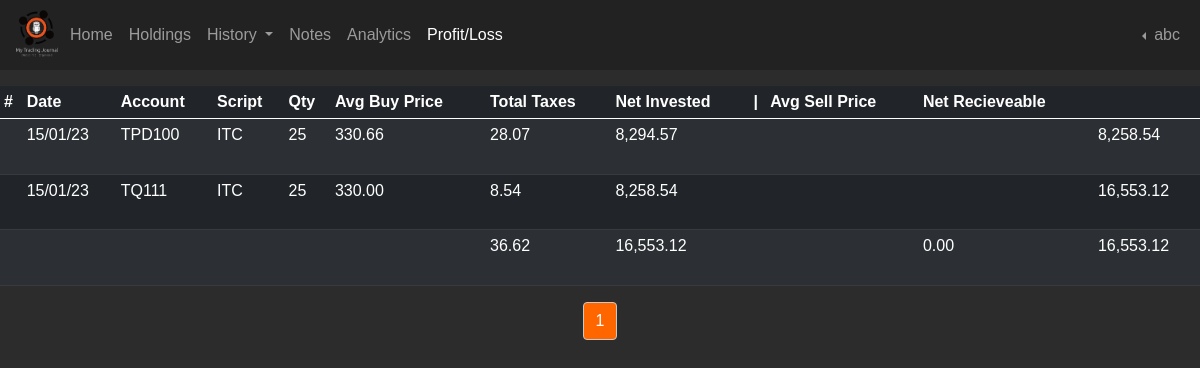
The app's page /profit_loss (signed in) with its own data.
### applications/models.py (models this page shows, shortened)
class Users(db.Model, UserMixin):
    __tablename__ = "users"
    id = db.Column(db.Integer(), primary_key=True)
    date = db.Column(db.DateTime, server_default=db.func.now(), nullable=False)
    username = db.Column(db.String(45), unique=True, nullable=False)
    email = db.Column(db.String(45), unique=True, nullable=False)
    hash_password = db.Column(db.String(60), nullable=False)
    last_logged = db.Column(db.DateTime, server_default=db.func.now(), server_onupdate=db.func.now(), nullable=False)
    scripts = db.relationship('Transactions', backref='owner_id', lazy=True)
    brokers = db.relationship('Brokers', backref="user_brokers", lazy=True)
    research = db.relationship('Research', backref="user_research", lazy=True)
    funds = db.relationship('Funds', backref="user_funds", lazy=True)
    @property
    def password(self):
        return self.password

class Transactions(db.Model):
    __tablename__ = "transactions"
    id = db.Column(db.Integer(), primary_key=True)
    user_id = db.Column(db.Integer(), db.ForeignKey('users.id', ondelete='CASCADE'))
    date = db.Column(db.DateTime, server_default=db.func.now(), nullable=False)
    type = db.Column(db.String(length=10), nullable=False)
    call = db.Column(db.String(length=10), nullable=False)
    script = db.Column(db.String(length=45))
    price = db.Column(db.Float(), nullable=False)
    qty = db.Column(db.Integer(), nullable=False)
    brokerage_per_unit = db.Column(db.Float(), nullable=False)
    net_rate_per_unit = db.Column(db.Float(), nullable=False)
    net_total_before_levies = db.Column(db.Float(), nullable=False)
    transaction_chgs = db.Column(db.Float(), nullable=False)
    dp_chgs = db.Column(db.Float(), nullable=False)
    stt = db.Column(db.Float(), nullable=False)
    sebi_turnover_fees = db.Column(db.Float(), nullable=False)
    stamp_duty = db.Column(db.Float(), nullable=False)
    gst = db.Column(db.Float(), nullable=False)
    total_taxes = db.Column(db.Float(), nullable=False)
    net_total = db.Column(db.Float(), nullable=False)
    broker = db.Column(db.String(length=45))
    trading_code = db.Column(db.String(length=45), nullable=False)

### applications/routers/profit_loss_route.py (the view)
@app.route('/profit_loss', methods=['GET'])
@login_required
def profit_loss_page():
    net_bal = []
    nb = 0
    for stocks_bought in Transactions.query.filter(Transactions.user_id == current_user.id, Transactions.type == "CNC").all():
        results = stocks_bought.__dict__
        nb = nb + results['net_total']
        net_bal.append(nb)
    page = request.args.get('page', 1, int)
    stocks = Transactions.query.filter(Transactions.user_id == current_user.id, Transactions.type == "CNC").order_by(Transactions.date.desc()).paginate(page=page, per_page=10)
    bottom_line_ni = db.session.query(func.sum(Transactions.net_total).label('net_investment')).filter(
                                        Transactions.call == "Buy", Transactions.user_id == current_user.id, Transactions.type == "CNC").first()
    bottom_line_tt = db.session.query(func.sum(Transactions.total_taxes).label('total_taxes')).filter(
                                        Transactions.user_id == current_user.id, Transactions.type == "CNC").first()
    bottom_line_ss = db.session.query(func.sum(Transactions.net_total).label('net_recievable')).filter(
                                        Transactions.call == "Sell", Transactions.user_id == current_user.id, Transactions.type == "CNC").first()
    return render_template('profit_loss.html',net_bal=net_bal, stocks=stocks, bottom_line_ni=bottom_line_ni, bottom_line_tt=bottom_line_tt, bottom_line_ss=bottom_line_ss)

### applications/models.py (called while the page is built)
@login_manager.user_loader
def load_user(user_id):
    return Users.query.get(int(user_id))

### applications/templates/profit_loss.html (shortened to what this page needs)
{% extends 'layout.html' %}
{% block content %}
<div>
    <table class="table table-dark table-striped table-sm tableFixHead">
        <thead>
            <tr>
                <th>#</th>
                <th>Date</th>
                <th>Account</th>
                <th>Script</th>
                <th>Qty</th>
                <th>Avg Buy Price</th>
                <th>Total Taxes</th>
                <th>Net Invested</th>
                <th>|</th>
                <th>Avg Sell Price</th>
                <th>Net Recieveable</th>
                <th></th>
            </tr>
        </thead>
        <tbody>
            {% for pl in stocks.items %}
            {% set outer_loop = loop %}
            {% for nb in net_bal %}
            {% if outer_loop.index0 == loop.index0 %}
            {% set nr = 0 %}
            {% set ni = 0 %}
            <tr>
                <td></td>
                <td>{{ pl.date.strftime('%d/%m/%y') }}</td>
                <td>{{ pl.trading_code }} </td>
                {% if '_' in pl.script %}
                     <td>{{ pl.script | replace('_', '&') }}</td>
                {% else %}
                    <td>{{ pl.script }}</td>
                {% endif %}
                <td>{{ pl.qty }}</td>
                {% if pl.qty > 0 %}
                <td>{{ format_price(pl.net_rate_per_unit ) }}</td>
                {% else %}
                <td></td>
                {% endif %}
                <td>{{ format_price(pl.total_taxes) }}</td>
                {% if pl.qty > 0 %}
                <td>{{ format_price(pl.net_total) }}</td>
                {% else %}
                <td></td>
                {% endif %}
                <td></td>
                {% if pl.qty < 0 %}
                    <td>{{ format_price(pl.net_rate_per_unit |abs) }}</td>
                {% else %}
                    <td></td>
                {% endif %}
                {% if pl.qty < 0 %}
                    <td>{{ format_price(pl.net_total |abs) }}</td>
                {% else %}
                    <td></td>
                {% endif %}
                <td>{{ format_price(nb |abs) }}</td>
            </tr>
            {% endif %}
            {% endfor %}
            {% endfor %}
            <tr>
                <td colspan="6"></td>
                <td>{{ format_price(bottom_line_tt.total_taxes) }}</td>
                <td>{{ format_price(bottom_line_ni.net_investment) }}</td>
                <td colspan="2"></td>
                {% if bottom_line_ss.net_recievable == None %}
                    {% set recievable = 0.00%}
                {% else %}
                    {% set recievable = (bottom_line_ss.net_recievable |abs) %}
                {% endif %}
                <td>{{ format_price (recievable) }}</td>
                {% if bottom_line_ni.net_investment == None %}
                    <td>-</td>
                {% else %}
                    <td>{{ format_price ((recievable - bottom_line_ni.net_investment ) |abs) }}</td>
                {% endif %}
            </tr>
        </tbody>
    </table>
    <div class="text-center paginated">
        {% for page in stocks.iter_pages(left_edge=1, right_edge=1, left_current=1, right_current=2) %}
            {% if page %}
                {% if stocks.page == page %}
                    <a class="btn mb-4" id="btn-current" href="{{ url_for('profit_loss_page', page=page) }}">{{ page }}</a>
                {% else %}
                    <a class="btn btn-outline-info mb-4" href="{{ url_for('profit_loss_page', page=page) }}">{{ page }}</a>
                {% endif %}
            {% else %}
                ...
            {% endif %}
        {% endfor %}
    </div>
</div>
{% endblock content %}
{%- macro format_price(price, thousand_separator=',', decimal_separator='.', decimal_places=2) -%}
{%- set price_as_string = price | string -%}
{%- set price_split = price_as_string.split('.') -%}
{%- set price_integer = price_split[0] -%}
{%- if price_split | count > 1 -%}
{%- set price_fraction = price_split[1] -%}
{%- if price_fraction | length < decimal_places -%}
{%- set price_fraction = price_fraction.ljust(decimal_places, '0') -%}
{%- else -%}
{%- set price_fraction = price_fraction[:decimal_places] -%}
{%- endif -%}
{%- else -%}
{%- set price_fraction = '' -%}
{%- endif -%}
{%- set formatted_price_integer = price_integer | reverse | batch(3) | map('join', '') | join(thousand_separator) | reverse -%}
{%- if price_fraction != '' -%}
{%- set formatted_price = formatted_price_integer ~ decimal_separator ~ price_fraction -%}
{%- else -%}
{%- set formatted_price = formatted_price_integer-%}
{%- endif -%}
{{- formatted_price -}} {%- endmacro -%}

### applications/templates/layout.html (shortened to what this page needs)
<!doctype html>
<html lang="en">
  <head>
    <link href="https://cdn.jsdelivr.net/npm/bootstrap@5.0.2/dist/css/bootstrap.min.css" rel="stylesheet">
    <link href="{{ url_for('static', filename='style.css')}}" rel="stylesheet" type="text/css">
  </head>
  <body>
    <nav class="navbar navbar-expand-lg navbar-dark">
        <div class="container-fluid">
          <img class='mb-1' src="{{ url_for('static', filename='images/new_version_logo.png') }}" width=50 alt="Website Logo">
          {% if current_user.is_authenticated %}
          <div class="collapse navbar-collapse" id="navbarSupportedContent">
            <ul class="navbar-nav me-auto mb-2 mb-lg-0">
              <li class="nav-item">
                <a class="nav-link" href="{{ url_for('home_page') }}">Home</a>
              </li>
              <li class="nav-item">
                <a class="nav-link" href="{{ url_for('holdings_page') }}">Holdings</a>
              </li>
              <li class="nav-item dropdown dropdown">
                <a class="nav-link dropdown-toggle" href="#" id="navbarDropdown" role="button" data-bs-toggle="dropdown" aria-expanded="false mx-50">
                  History
                </a>
              </li>
              <li class="nav-item">
                <a class="nav-link" href="{{ url_for('notes_page') }}">Notes</a>
              </li>
              <li class="nav-item">
                <a class="nav-link" href="{{ url_for('analytics_page') }}">Analytics</a>
              </li>
              <li class="nav-item">
                <a class="nav-link" href="{{ url_for('profit_loss_page') }}">Profit/Loss</a>
              </li>
            </ul>
              <div class="d-flex navbar-nav">
                <li class="nav-item dropdown dropstart">
                  <a class="nav-link dropdown-toggle" href="#" id="navbarDropdown" role="button" data-bs-toggle="dropdown" aria-expanded="false mx-50">
                    {{ current_user.username }}
                  </a>
                </li>
              </div>
            {% endif %}
          </div>
        </div>
    </nav>
    <div class="row">
      <div class="col-4"></div>
      <div class="col-4"></div>
    </div>
    {% block content %}
    {% endblock content %}
  </body>
</html>

### applications/static/style.css (style rules this page uses)
body { margin: 0; background-color: #2c2c2c; color: white; font-family: sans-serif; }
nav, .form_bg, .modal-content { background-color: #222222; color: white; }
.btn, .btn-secondary { background-color: #373737; color: white; border-color: rgb(201, 201, 201); }
.tableFixHead { overflow-y: auto; height: 200px; }
.tableFixHead thead th { position: sticky; top: 0px; }
#btn-current { background-color: rgb(255, 102, 0); }

### records on screen
Users: username "abc"
Transactions: date "15/01/23", trading_code "TPD100", script "ITC", qty "25", net_bal "330.66 28.07 8,294.57 8,258.54"
Transactions: date "15/01/23", trading_code "TQ111", script "ITC", qty "25", net_bal "330.00 8.54 8,258.54 16,553.12"

### other values on screen
{{ page }} "1"
